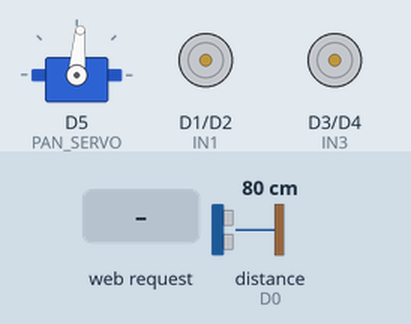
This sketch was run on a simulated ESP8266 (NodeMCU). Parts: servo, motor-driver pin pairs drawn as motors (green arrow = first pin HIGH = forward, orange = second pin HIGH = backward, longer = more drive, scaled by the enable pin). Wiring (inferred from the names in the program): ultrasonic range finder: trigger D8; echo D0. The test bench sets the inputs (shaded band); at power-on: distance to the obstacle (sensor on D0) 80 cm. The echo pulse lasts 58.3 µs per cm.

Above: at 1.2 s.
1.3 s: HTTP request GET /F received
At 1.6 s:
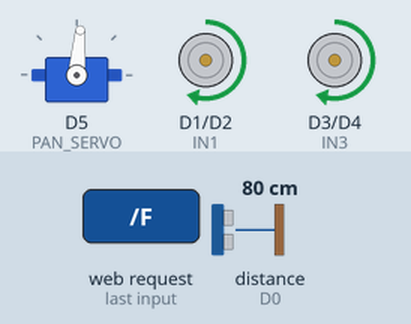
2.8 s: HTTP request GET /B received
At 4.0 s:
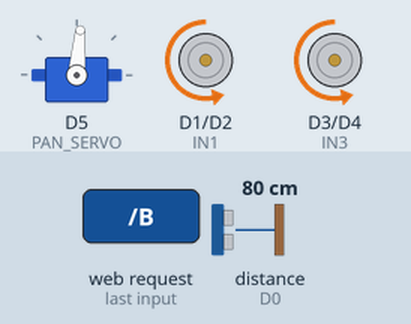
4.3 s: HTTP request GET /L received
At 5.1 s:
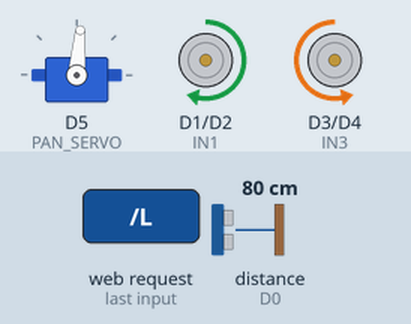
5.8 s: HTTP request GET /R received
At 6.3 s:
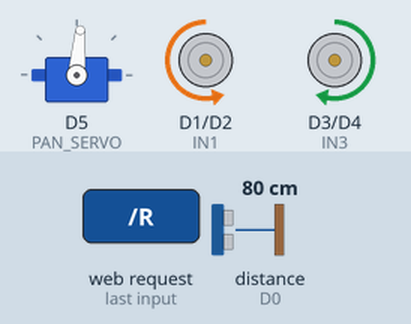
7.3 s: HTTP request GET /speed received
At 8.3 s:
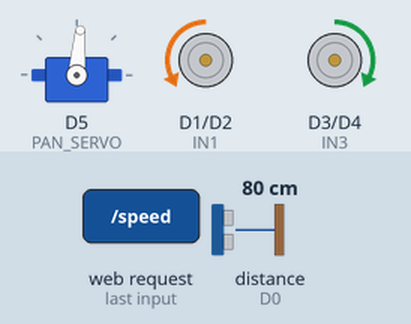
8.8 s: distance to the obstacle (sensor on D0) set to 22 cm
10.3 s: distance to the obstacle (sensor on D0) set to 18 cm
At 11.4 s:
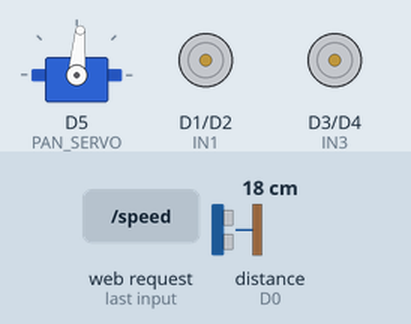
Timing chart, 0 to 12.8 s (numbered marks = the images above; inputs shaded):
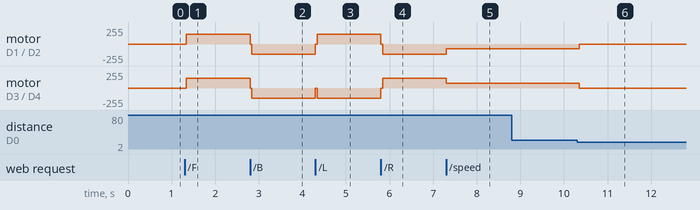

Measured:
- the behaviour switches between 20 and 19 cm on distance to the obstacle (sensor on D0) (found by bisection; images 5 and 6)
- after the input at 1.3 s, motor on D1 (IN1) / D2 (IN2), motor on D3 (IN3) / D4 (IN4): stopped → forward 150/255 at once
- after the input at 2.8 s, motor on D1 (IN1) / D2 (IN2), motor on D3 (IN3) / D4 (IN4): forward 150/255 → backward 150/255 at once
- after the input at 4.3 s, motor on D1 (IN1) / D2 (IN2): backward 150/255 → forward 150/255 at once; motor on D3 (IN3) / D4 (IN4): backward 150/255 → stopped at once, → backward 150/255 0.04 s later
- after the input at 5.8 s, motor on D1 (IN1) / D2 (IN2): forward 150/255 → backward 150/255 at once; motor on D3 (IN3) / D4 (IN4): backward 150/255 → forward 150/255 at once
- after the input at 7.3 s, motor on D1 (IN1) / D2 (IN2): backward 150/255 → backward 70/255 at once; motor on D3 (IN3) / D4 (IN4): forward 150/255 → forward 70/255 at once
- after the input at 8.8 s, every drawn part: stays the same
- after the input at 10.3 s, motor on D1 (IN1) / D2 (IN2): backward 70/255 → stopped after 0.05 s; motor on D3 (IN3) / D4 (IN4): forward 70/255 → stopped after 0.05 s

The sketch:

bugged_auto_mode_code.ino
```cpp
#include <ESP8266WiFi.h>
#include <ESP8266WebServer.h>
#include <Servo.h>

ESP8266WebServer server(80);

const char* ssid     = "ESP8266_CAR";
const char* password = "12345678";

#define IN1 D1
#define IN2 D2
#define IN3 D3
#define IN4 D4
#define ENA D7
#define ENB D6

#define PAN_SERVO  D5
#define PAN_MIN    15
#define PAN_MAX    155
#define PAN_CENTER 85
Servo panServo;

#define TRIG_PIN D8
#define ECHO_PIN D0

#define OBSTACLE_DIST_CM 20
#define SAFE_DIST_CM     25

#define SPEED_MIN 70
#define SPEED_MAX 255
int speedValue = 150;

bool obstacleDetected = false;

long readDistanceCM() {
  digitalWrite(TRIG_PIN, LOW);  delayMicroseconds(2);
  digitalWrite(TRIG_PIN, HIGH); delayMicroseconds(10);
  digitalWrite(TRIG_PIN, LOW);
  long dur = pulseIn(ECHO_PIN, HIGH, 30000UL);
  if (dur == 0) return 999;
  return dur / 58L;
}

void applySpeed() { analogWrite(ENA, speedValue); analogWrite(ENB, speedValue); }

void stopMotors() {
  digitalWrite(IN1,LOW); digitalWrite(IN2,LOW);
  digitalWrite(IN3,LOW); digitalWrite(IN4,LOW);
}

void forward() {
  if (obstacleDetected) { stopMotors(); return; }
  stopMotors(); delay(40);
  digitalWrite(IN1,HIGH); digitalWrite(IN2,LOW);
  digitalWrite(IN3,HIGH); digitalWrite(IN4,LOW);
}

void reverse() {
  stopMotors(); delay(40);
  digitalWrite(IN1,LOW);  digitalWrite(IN2,HIGH);
  digitalWrite(IN3,LOW);  digitalWrite(IN4,HIGH);
}

void turnLeft() {
  stopMotors(); delay(40);
  digitalWrite(IN1,HIGH); digitalWrite(IN2,LOW);
  digitalWrite(IN3,LOW);  digitalWrite(IN4,HIGH);
}

void turnRight() {
  stopMotors(); delay(40);
  digitalWrite(IN1,LOW);  digitalWrite(IN2,HIGH);
  digitalWrite(IN3,HIGH); digitalWrite(IN4,LOW);
}

String htmlPage() {
  return R"rawliteral(
<!DOCTYPE html><html>
<head>
<meta name="viewport" content="width=device-width,initial-scale=1">
<style>
body{background:#111;color:#fff;font-family:Arial;text-align:center;margin:0}
.modeBar{display:flex;background:#000;padding:10px}
.modeBtn{flex:1;margin:5px;height:50px;font-size:18px;border:none;border-radius:10px;background:#333;color:#fff}
.modeBtn.active{background:#1abc9c}
.hidden{display:none}
iframe{width:95%;max-width:400px;aspect-ratio:4/3;border:2px solid #1abc9c;border-radius:10px;margin-top:10px}
.grid{display:grid;grid-template-columns:repeat(5,64px);gap:6px;justify-content:center;margin:16px auto}
.cell{
  width:64px;height:64px;border-radius:10px;background:#2c2c2c;
  display:flex;align-items:center;justify-content:center;
  font-size:11px;color:#888;cursor:pointer;transition:background .2s
}
.cell.origin  {background:#e67e22;color:#fff}
.cell.current {background:#f39c12;color:#fff}
.cell.sel     {background:#1abc9c;color:#fff}
.cell.visited {background:#1a3a2a;color:#1abc9c}
.cell.blocked {background:#4a1010;color:#e74c3c;font-weight:bold}
.cell.path    {background:#154360;color:#5dade2}
button{margin:6px;padding:10px 18px;font-size:16px;border:none;border-radius:10px;color:#fff}
.start{background:#1abc9c}.stop{background:#e74c3c}.reset{background:#3498db}
input[type=range]{width:90%}
.lbl{font-size:13px;color:#aaa;margin-top:10px}
#alert{
  display:none;background:#c0392b;color:#fff;padding:10px;
  margin:8px auto;max-width:360px;border-radius:10px;font-size:14px;font-weight:bold
}
#alert.show{display:block}
#statusBar{font-size:12px;color:#aaa;margin:6px 0;min-height:18px}
</style>

<script>
const GRID   = 5;
const T_TURN = 400;
const T_MOVE = 900;
const T_REV  = 950;   // reverse duration when backing away from obstacle

let running     = false;
let destination = null;
let pos         = {r:3, c:3};
let dir         = 0;           // 0=N 1=E 2=S 3=W
let blockedCells= new Set();   // "r,c" strings

const send      = cmd => fetch('/'+cmd);
const setSpeed  = v   => fetch('/speed?val='+v);
const moveServo = v   => fetch('/servo?angle='+v);
const sleep     = ms  => new Promise(r => setTimeout(r, ms));
const cellKey   = (r,c) => r+','+c;

// ── UI helpers ────────────────────────────────────────────────────
function setStatus(msg) {
  document.getElementById('statusBar').textContent = msg;
}

function showAlert(on, msg='') {
  const el = document.getElementById('alert');
  el.classList.toggle('show', on);
  if (msg) el.textContent = msg;
}

function renderGrid() {
  for (let r=1;r<=GRID;r++) for (let c=1;c<=GRID;c++) {
    const el  = document.getElementById('c'+r+c);
    const key = cellKey(r,c);
    el.className = 'cell';
    el.textContent = '';
    if (blockedCells.has(key))              { el.classList.add('blocked');  el.textContent='✕'; }
    else if (r===pos.r && c===pos.c)        { el.classList.add('current');  el.textContent='🚗'; }
    else if (destination && r===destination.r && c===destination.c) { el.classList.add('sel'); el.textContent='🏁'; }
    else if (r===3 && c===3)                { el.classList.add('origin'); }
  }
}

function highlightPath(path) {
  renderGrid();
  for (let i=1; i<path.length-1; i++) {
    const key = cellKey(path[i].r, path[i].c);
    if (!blockedCells.has(key)) {
      const el = document.getElementById('c'+path[i].r+path[i].c);
      el.className = 'cell path';
      el.textContent = '·';
    }
  }
}

function showMode(mode) {
  ['auto','manual'].forEach(m => {
    document.getElementById(m).classList.add('hidden');
    document.getElementById('btn'+m).classList.remove('active');
  });
  document.getElementById(mode).classList.remove('hidden');
  document.getElementById('btn'+mode).classList.add('active');
}

function clickCell(r,c) {
  if (running) return;
  if (blockedCells.has(cellKey(r,c))) return;  // can't target a blocked cell
  destination = {r,c};
  renderGrid();
}

// ── Dijkstra — respects blockedCells ─────────────────────────────
function dijkstra(start, end) {
  const key = (r,c) => r+','+c;
  let dist={}, prev={}, pq=[];
  for (let r=1;r<=GRID;r++) for (let c=1;c<=GRID;c++) {
    dist[key(r,c)] = Infinity; prev[key(r,c)] = null;
  }
  dist[key(start.r,start.c)] = 0;
  pq.push({r:start.r,c:start.c,d:0});

  while (pq.length) {
    pq.sort((a,b)=>a.d-b.d);
    let cur = pq.shift();
    if (cur.r===end.r && cur.c===end.c) break;
    for (let [dr,dc] of [[-1,0],[1,0],[0,-1],[0,1]]) {
      let nr=cur.r+dr, nc=cur.c+dc;
      if (nr<1||nr>GRID||nc<1||nc>GRID) continue;
      if (blockedCells.has(key(nr,nc))) continue;   // ← skip blocked
      let alt = dist[key(cur.r,cur.c)] + 1;
      if (alt < dist[key(nr,nc)]) {
        dist[key(nr,nc)] = alt;
        prev[key(nr,nc)] = {r:cur.r,c:cur.c};
        pq.push({r:nr,c:nc,d:alt});
      }
    }
  }
  let path=[], cur=end;
  while (cur) { path.unshift(cur); cur = prev[key(cur.r,cur.c)]; }
  // validate: path must start at start
  if (path.length===0 || path[0].r!==start.r || path[0].c!==start.c) return null;
  return path;
}

// ── work out which cell is directly in front of current pos+dir ──
function cellInFront() {
  let fr = pos.r, fc = pos.c;
  if      (dir===0) fr--;
  else if (dir===1) fc++;
  else if (dir===2) fr++;
  else              fc--;
  if (fr<1||fr>GRID||fc<1||fc>GRID) return null;
  return {r:fr, c:fc};
}

// ── turn the car to face a grid delta ────────────────────────────
async function faceDirection(dr, dc) {
  let desired;
  if      (dr===-1) desired=0;
  else if (dc=== 1) desired=1;
  else if (dr=== 1) desired=2;
  else              desired=3;

  let diff = (desired - dir + 4) % 4;
  if (diff===0) return;

  if (diff===1) {
    send('R'); await sleep(T_TURN); send('S'); await sleep(80);
    dir = (dir+1)%4;
  } else if (diff===3) {
    send('L'); await sleep(T_TURN); send('S'); await sleep(80);
    dir = (dir+3)%4;
  } else {
    // 180°: two right turns
    send('R'); await sleep(T_TURN); send('S'); await sleep(80); dir=(dir+1)%4;
    send('R'); await sleep(T_TURN); send('S'); await sleep(80); dir=(dir+1)%4;
  }
}

// ── poll /dist once ───────────────────────────────────────────────
async function getDistance() {
  try {
    const r = await fetch('/dist');
    return parseInt(await r.text());
  } catch(e) { return 999; }
}

// ── obstacle handler ─────────────────────────────────────────────
//   called the moment distance < threshold during a step
async function handleObstacle() {
  send('S');
  showAlert(true, '⚠ Obstacle! Marking cell, reversing, rerouting…');
  setStatus('Obstacle detected');

  // 1. mark the cell in front as blocked
  const front = cellInFront();
  if (front) {
    blockedCells.add(cellKey(front.r, front.c));
    setStatus('Blocked: '+cellKey(front.r, front.c));
  }

  // 2. reverse away for T_REV ms
  applySpeed(); // tell ESP to set speed
  send('B');
  await sleep(T_REV);
  send('S');
  await sleep(150);

  // 3. update position estimate: we backed up half a cell
  //    (we didn't complete the forward step, so pos stays the same —
  //     we just moved backward within the current cell, still at pos)

  showAlert(false);
  renderGrid();
}

// ── single step executor (returns false if obstacle mid-move) ────
async function executeStep(target) {
  let dr = target.r - pos.r;
  let dc = target.c - pos.c;

  // turn to face target
  await faceDirection(dr, dc);

  // pre-move distance check
  let d = await getDistance();
  if (d < OBSTACLE_DIST_CM) return false;

  // send forward and monitor during movement
  applySpeed();
  send('F');

  let blocked = false;
  let elapsed = 0;
  const POLL  = 100;
  while (elapsed < T_MOVE) {
    await sleep(POLL);
    elapsed += POLL;
    d = await getDistance();
    if (d < OBSTACLE_DIST_CM) { blocked = true; break; }
  }

  send('S');
  await sleep(80);

  if (blocked) return false;

  // completed step — update position
  pos = {r: target.r, c: target.c};
  renderGrid();
  return true;
}

// ── main auto loop ────────────────────────────────────────────────
async function startAuto() {
  if (!destination || running) return;
  running = true;
  setStatus('Starting…');

  while (running) {
    if (pos.r===destination.r && pos.c===destination.c) {
      setStatus('Arrived! 🏁');
      break;
    }

    // repath from current position, skipping blocked cells
    let path = dijkstra(pos, destination);

    if (!path || path.length <= 1) {
      setStatus('No route — all paths blocked or already arrived');
      showAlert(true, '🚫 No route to destination. Try resetting blocked cells.');
      break;
    }

    highlightPath(path);
    setStatus('Route found: '+path.length+' steps');

    // execute path step by step
    let repathNeeded = false;
    for (let i=1; i<path.length && running; i++) {
      setStatus('Moving to ('+path[i].r+','+path[i].c+')…');
      let ok = await executeStep(path[i]);

      if (!ok) {
        // obstacle hit during this step → mark, reverse, repath
        await handleObstacle();
        repathNeeded = true;
        break;
      }
    }

    if (!repathNeeded && running) {
      // completed path cleanly — loop check will catch arrival
    }
  }

  running = false;
}

function stopAuto() {
  running = false;
  send('S');
  showAlert(false);
  setStatus('Stopped');
}

function resetAll() {
  stopAuto();
  pos = {r:3,c:3}; dir=0; destination=null; blockedCells.clear();
  renderGrid();
  setStatus('');
}

function clearBlocked() {
  blockedCells.clear();
  renderGrid();
  setStatus('Blocked cells cleared');
}
</script>
</head>
<body onload="showMode('manual'); renderGrid()">

<div class="modeBar">
  <button id="btnauto"   class="modeBtn" onclick="showMode('auto')">AUTO</button>
  <button id="btnmanual" class="modeBtn" onclick="showMode('manual')">MANUAL</button>
</div>

<!-- AUTO -->
<div id="auto" class="hidden">
  <iframe src="http://192.168.4.2/stream"></iframe>
  <div id="alert"></div>
  <div id="statusBar"></div>
  <div class="grid">
    <script>
      for(let r=1;r<=5;r++) for(let c=1;c<=5;c++)
        document.write(`<div id="c${r}${c}" class="cell" onclick="clickCell(${r},${c})"></div>`);
    </script>
  </div>
  <button class="start" onclick="startAuto()">START</button>
  <button class="stop"  onclick="stopAuto()">STOP</button>
  <button class="reset" onclick="resetAll()">RESET</button>
  <button style="background:#7d3c98" onclick="clearBlocked()">CLEAR BLOCKS</button>
</div>

<!-- MANUAL -->
<div id="manual" class="hidden">
  <iframe src="http://192.168.4.2/stream"></iframe>
  <div id="alert"></div>
  <div class="lbl">📷 Pan Camera:</div>
  <input type="range" min="15" max="155" value="85"
    oninput="moveServo(this.value)" onchange="moveServo(85);this.value=85"><br>
  <div class="lbl">⚡ Speed:</div>
  <input type="range" min="70" max="255" value="150" oninput="setSpeed(this.value)"><br>
  <button ontouchstart="send('F')" ontouchend="send('S')">FORWARD</button><br>
  <button ontouchstart="send('L')" ontouchend="send('S')">LEFT</button>
  <button ontouchstart="send('R')" ontouchend="send('S')">RIGHT</button><br>
  <button ontouchstart="send('B')" ontouchend="send('S')">REVERSE</button><br>
  <button onclick="send('S')">STOP</button>
</div>

</body></html>
)rawliteral";
}

void setup() {
  analogWriteRange(255); analogWriteFreq(1000);
  pinMode(IN1,OUTPUT); pinMode(IN2,OUTPUT);
  pinMode(IN3,OUTPUT); pinMode(IN4,OUTPUT);
  pinMode(ENA,OUTPUT); pinMode(ENB,OUTPUT);
  pinMode(TRIG_PIN,OUTPUT);
  pinMode(ECHO_PIN,INPUT);

  panServo.attach(PAN_SERVO);
  panServo.write(PAN_CENTER);

  WiFi.softAP(ssid, password);

  server.on("/", [](){server.send(200,"text/html",htmlPage());});

  server.on("/F", [](){
    if(obstacleDetected){server.send(200,"text/plain","blocked");return;}
    applySpeed(); forward(); server.send(200,"text/plain","ok");
  });
  server.on("/B", [](){applySpeed();reverse();server.send(200,"text/plain","ok");});
  server.on("/L", [](){applySpeed();turnLeft();server.send(200,"text/plain","ok");});
  server.on("/R", [](){applySpeed();turnRight();server.send(200,"text/plain","ok");});
  server.on("/S", [](){stopMotors();server.send(200,"text/plain","ok");});

  server.on("/speed",[](){
    speedValue=constrain(server.arg("val").toInt(),SPEED_MIN,SPEED_MAX);
    applySpeed(); server.send(200,"text/plain","ok");
  });
  server.on("/servo",[](){
    panServo.write(constrain(server.arg("angle").toInt(),PAN_MIN,PAN_MAX));
    server.send(200,"text/plain","ok");
  });
  server.on("/dist",[](){
    server.send(200,"text/plain",String(readDistanceCM()));
  });

  server.begin();
}

void loop() {
  server.handleClient();

  static unsigned long lastCheck = 0;
  if (millis() - lastCheck > 100) {
    lastCheck = millis();
    long d = readDistanceCM();
    if (d < OBSTACLE_DIST_CM) {
      obstacleDetected = true;
      stopMotors();
    } else if (d > SAFE_DIST_CM) {
      obstacleDetected = false;
    }
  }
}
```
